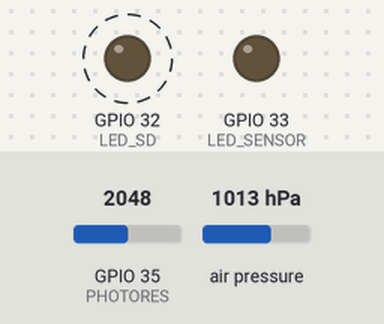
Bench run of a sketch on a simulated ESP32. On the bench: output pins drawn as LEDs (lit = HIGH). Dashed ring = blinking. Inputs (shaded band) come from the test bench; at power-on: GPIO 35 (PHOTORES) = 2048, air pressure 1013 hPa. Storage starts empty; what the sketch prints to the serial monitor is not drawn.

Above: at 0.08 s.
Timing chart, 0 to 3.0 s (numbered marks = the images above):
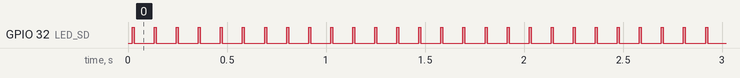

The sketch:

DataLoggger2.ino
```cpp
#include <SD.h> //Es la biblioteca
#include <Adafruit_BMP280.h>
File archivo;

const int LED_SENSOR = 33;
const int LED_SD = 32;
const int PHOTORES = 35;
Adafruit_BMP280 bme;
char payload[50];

void setup() {
  Serial.begin(115200); //Se inicializa el Serial
  SD.begin(); //Se inicializa, ya que hereda todas las funciones de stream

  bme.begin(0x76);

  pinMode(LED_SENSOR,OUTPUT);
  pinMode(LED_SD,OUTPUT);

}

void loop() {

  digitalWrite(LED_SENSOR,HIGH); //Prende cuando empieza a leer
  sprintf(payload,"%04d,%06.2f", analogRead(PHOTORES),bme.readPressure()/100); //Parecido a .format de python
  digitalWrite(LED_SENSOR,LOW);
  //payload = analogRead(PHOTORES);

  digitalWrite(LED_SD,HIGH); //Prende cuando empiece a escribir
  Serial.println(payload); //Manda por serial lo que se va a escribir
  archivo = SD.open("/Luz_Presion.csv",FILE_APPEND); //Abre el archivo
  archivo.println(payload); //Escribe en el archivo
  archivo.close();//Cierra el archivo
  digitalWrite(LED_SD,LOW); //Apaga el led cuando termina7

  delay(100);
}
```

Measured:
- by itself, GPIO 32 (LED_SD): alternates HIGH for 0.01 s and LOW for 0.10 s
